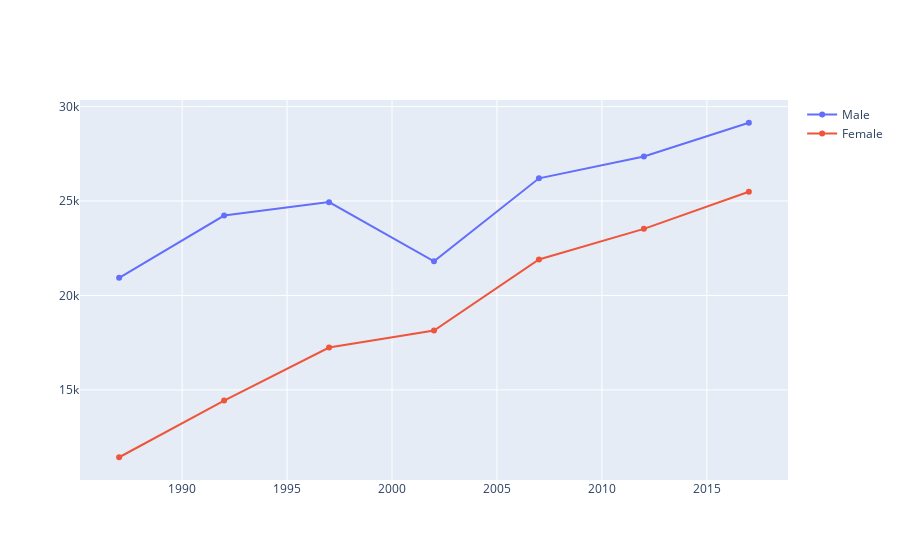

Notebook source saved alongside this figure:
### Code cell
fig3 = go.Figure()
fig3.add_trace(go.Scatter(x=year, y=male, mode='lines+markers', name='Male'))
fig3.add_trace(go.Scatter(x=year, y=female, mode='lines+markers', name='Female'))
fig3.show()

### Figure 1 — Plotly figure (JSON) as saved in the notebook; plotly's stock layout.template omitted (floating-point values rounded to 4 significant figures)
{"data": [{"mode": "lines+markers", "name": "Male", "type": "scatter", "x": ["1987", "1992", "1997", "2002", "2007", "2012", "2017"], "y": [20934, 24232, 24942, 21806, 26202, 27362, 29146]}, {"mode": "lines+markers", "name": "Female", "type": "scatter", "x": ["1987", "1992", "1997", "2002", "2007", "2012", "2017"], "y": [11431, 14435, 17242, 18140, 21904, 23527, 25495]}], "layout": {}}
